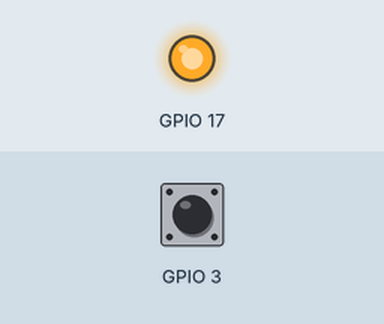
Bench run of a program on a simulated Raspberry Pi (BCM pin numbers). On the bench: output pins drawn as LEDs (lit = HIGH). The inputs (shaded band) are chosen by the test bench; at power-on: GPIO 3 HIGH. Files the program writes start out absent; files that are not in the repository are absent; what the program prints to the terminal is not drawn.

Above: at 1.2 s.
1.3 s: GPIO 3 pulled LOW for 3.2 s
At 2.2 s:
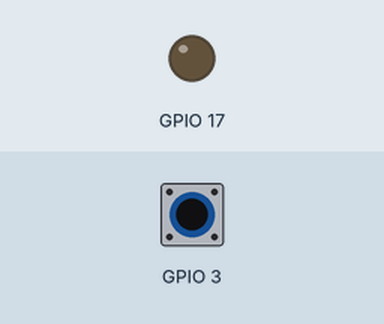
Timing chart, 0 to 6.0 s (numbered marks = the images above; inputs shaded):
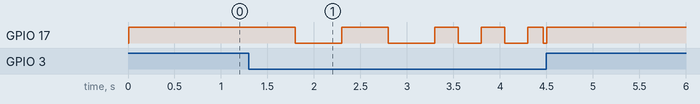

The program:

shutdwnbypin.py
```python
# -*- coding: utf-8 -*-
"""
Created on Wed May  1 14:57:59 2024

listen_offrpi.py
Permite apagar de manera segura el Raspberry presionando un pulsante conectado
entre un GPIO y el GND del Rpi(pinoff)
Si esta programa esta corriendo tambien se enciende un led conectado a un GPIO
del Rpi, (ledsta)
Es necesario mantener presionado el pulsante durante aproximadamente 6 segundos
para que se apague el Rpi (este valor se puede cambiar en el archivo de
inicializacion json. Mientras se tiene presionado el pulsante, el ledsta
titila
El GPIO utilizado para conectar el pulsante, el GPIO utilizado para conectar un
led para señalización y su polarización se determinan con un archivo de texto
en formato json que se puede editar si se utilizan pines diferentes.
La polaridad se refiere a la forma en que se conecta el led a la salida del GPIO.
Si se conecta a través de una resistencia a GND se considera polaridad 0,
mientras que si el led se conecta por medio de una resistencia a VCC se considera
que la polaridas es 1.
Si no se encuentra el archivo de configuración (listen_offrpi.json) el programa
configura las variables de la siguiente manera

{"ledsta": 17, "pinoff": 3, "polaridad": 0, "offtime":6}

@author: Fernando
"""

from gpiozero import Button, LEDBoard
from signal import pause
import warnings, os

import json

FILECONFIG="shutdwnbypin.json"
print("Comprueba configuracion hw inicial")

confighw=False
try:
    with open(FILECONFIG, 'r') as fp:
        dataconfig = json.load(fp)
    confighw=True
except:
    print("Configuracion default")
    configdefault={'ledsta':17,
                   'pinoff':3,
                   'polaridad':0,
                   'offtime':6}
    with open(FILECONFIG, 'w') as fp:
        json.dump(configdefault, fp)


if not confighw:
    with open(FILECONFIG, 'r') as fp:
        dataconfig = json.load(fp)
    confighw=True

print(dataconfig)


offGPIO = dataconfig.get('pinoff')
offtime = dataconfig.get('offtime')
polled=dataconfig.get('polaridad')

mintime = 1       # notice switch after mintime seconds
actledGPIO = dataconfig.get('ledsta')   # activity LED

def shutdown(b):
    # find how long the button has been held
    p = b.pressed_time
    # blink rate will increase the longer we hold
    # the button down. E.g., at 2 seconds, use 1/4 second rate.
    leds.blink(on_time=0.5/p, off_time=0.5/p)
    if p > offtime:
        if polled==0:
            leds.off()
        else:
            leds.on()
        os.system("sudo poweroff")

def when_pressed():
    # start blinking with 1/2 second rate
    leds.blink(on_time=0.5, off_time=0.5)

def when_released():
    # be sure to turn the LEDs off if we release early
    if polled==0:
        leds.on()
    else:
        leds.off()

with warnings.catch_warnings():
    warnings.simplefilter("ignore")
    leds = LEDBoard(actledGPIO)

if polled==0:
    leds.on()
else:
    leds.off()

btn = Button(offGPIO, hold_time=mintime, hold_repeat=True)
btn.when_held = shutdown
btn.when_pressed = when_pressed
btn.when_released = when_released
pause()
```

Measured:
- after the input at 1.3 s, GPIO 17: HIGH → LOW after 0.50 s, → HIGH 0.50 s later, → LOW 0.50 s later, → HIGH 0.50 s later, … (10 changes in this stretch)
